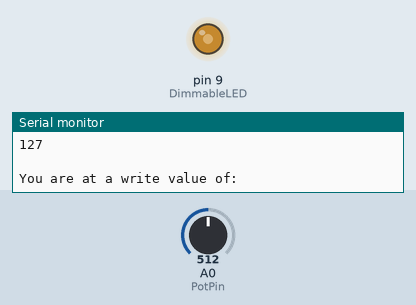
The sketch below on a simulated Arduino Uno, built with avr-gcc and run on an emulated ATmega328P. Shown: output pins drawn as LEDs (lit = HIGH), the last lines printed to the serial monitor. Inputs (shaded band) come from the test bench; at power-on: A0 (PotPin) = 512.

Above: at 1.2 s.
1.3 s: A0 (PotPin) set to 716
At 2.5 s:
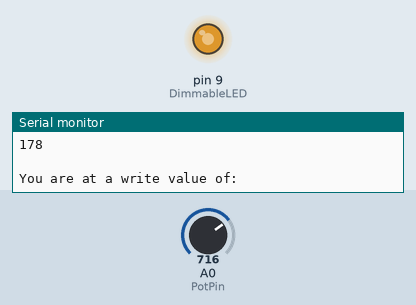
2.8 s: A0 (PotPin) set to 900
At 3.7 s:
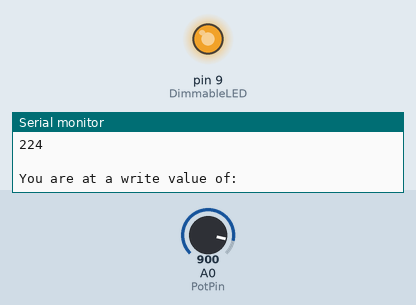
4.3 s: A0 (PotPin) set to 122
At 5.1 s:
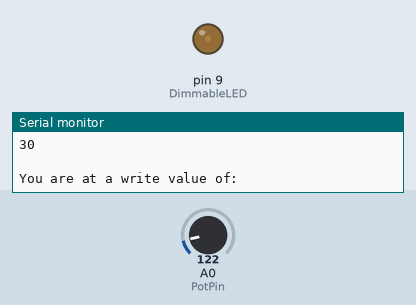
5.8 s: A0 (PotPin) set to 0
At 6.3 s:
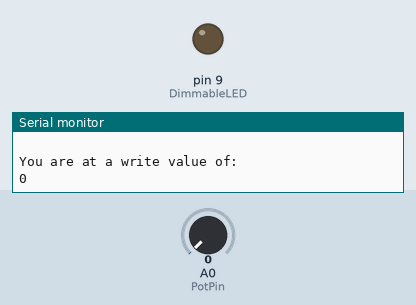
7.3 s: A0 (PotPin) set to 511
At 8.5 s:
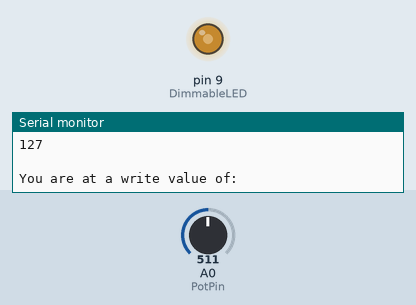
Timing chart, 0 to 9.8 s (numbered marks = the images above; inputs shaded):
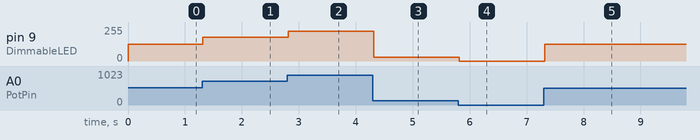

Measured:
- after the input at 1.3 s, pin 9 (DimmableLED): 127/255 → 178/255 at once
- after the input at 2.8 s, pin 9 (DimmableLED): 178/255 → 224/255 at once
- after the input at 4.3 s, pin 9 (DimmableLED): 224/255 → 30/255 at once
- after the input at 5.8 s, pin 9 (DimmableLED): 30/255 → 0/255 at once
- after the input at 7.3 s, pin 9 (DimmableLED): 0/255 → 127/255 at once

The sketch:

LED_Brightness_Control_w_Pot.ino
```cpp
int DimmableLED = 9;      //LED is hooked up to pin 9 on Arduino Board
int PotPin = A0;          //Potentiometer is hooked to pin A0
int readValue;            //Read analog value from pot
int writeValue;           //Analog value we will write to LED pin

void setup() {

  Serial.begin(9600);             //Turn on serial port at 9600 baud
  pinMode(PotPin, INPUT);           //Set pot pin to a readable pin
  pinMode(DimmableLED, OUTPUT);     //Set LED pin to a writeable pin

}

void loop() {

  readValue = analogRead(PotPin);             //Read voltage from pot and assign it to readValue variable
  writeValue = (85.0 / 341.0) * readValue;    //Setting analog value to be written to LED pin

  analogWrite(DimmableLED, writeValue);       //Writing the value from writeValue to the LED pin
  Serial.println("You are at a write value of: ");
  Serial.println(writeValue);
  Serial.println(" ");

}
```
